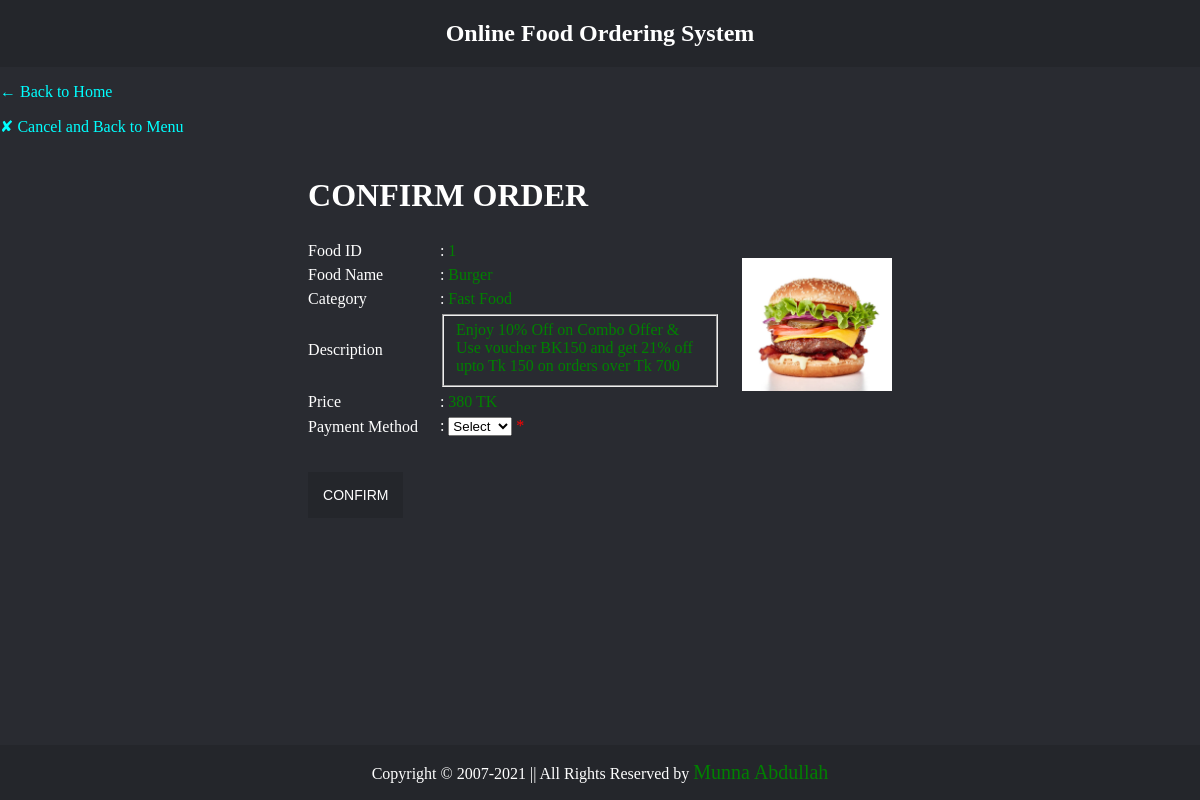
The app's page /view/create-order.php?food_id=1 (signed in) with its own data.
### tables this page shows
CREATE TABLE `foodlist` (
  `id` int(11) NOT NULL,
  `foodname` varchar(30) NOT NULL,
  `category` varchar(30) NOT NULL,
  `description` varchar(250) NOT NULL,
  `price` varchar(30) NOT NULL,
  `image` varchar(250) NOT NULL
);

### control/create-orderControl.php (called while the page is built, shortened)
<?php
 require_once '../model/model.php';
		$id= $_GET['food_id'];
		$connection = new db();
		$conn=$connection->OpenCon();
		$Query=$connection->viewFoodProfile($conn,"foodlist",$id);
		if($Query->num_rows > 0)
		{
			while($row=$Query->fetch_assoc())
			{
				$foodname = $row['foodname'];
				$category = $row['category'];
				$description = $row['description'];
				$price = $row['price'];
				$image = $row['image'];
			}
		}
?>

### model/model.php (called while the page is built, shortened)
<?php
class db
{
	function viewFoodProfile($conn,$table,$food_id)
	{
		$stmt = $conn -> query("SELECT id, foodname, category, description, price, image FROM ". $table." WHERE id='". $food_id."'");
		return $stmt;
	}
}
?>

### view/create-order.php (the view, shortened to what this page needs)
<?php
	include('../control/create-orderControl.php');
?>
<!DOCTYPE html>
<html>
<head>
	<link rel="stylesheet" href="../css/style.css?v=<?php echo time(); ?>">
</head>
<body>
	<div class="header"><h2>Online Food Ordering System</h2></strong></div>
	<p><a href="../view/home-page.php" class="link-hvr">← Back to Home</a><p>
	<p><a href="../view/view-menu-for-order.php" class="link-hvr">✘ Cancel and Back to Menu</a><p>
	<form action="" method="POST">
		<table align="center">
			<tr>
				<td colspan="2"><h1>CONFIRM ORDER</h1></td>
			</tr>
			<tr>
				<td><label>Food ID </label></td>
				<td>: <span class="green f20"><?php echo $id ?></span>
				<input type="hidden" name="food_id" value="<?php echo $id ?>"> </td>
				<td rowspan="5"><img src="../resources/food_img/<?php echo $image ?>" alt="Food" width="150px"></td>
			</tr>
			<tr>
				<td><label>Food Name </label></td>
				<td>: <span class="green f20"> <?php echo $foodname ?></span>
					  <input type="hidden" name="foodname" id="foodname" value="<?php echo $foodname ?>"></td>
			</tr>
			<tr>
				<td><label>Category </label></td>
				<td>: <span class="green f20"> <?php echo $category ?></span>
				 <input type="hidden" name="category" id="category" value="<?php echo $category ?>"></td>
			</tr>
			<tr>
				<td><label>Description </label></td>
				<td style="width: 300px"><fieldset><span class="green f20"> <?php echo $description ?></span></fieldset>
				<input type="hidden" name="description" id="description" value="<?php echo $description ?>"></td>
			</tr>
			<tr>
				<td><label>Price </label></td>
				<td>: <span class="green f20"> <?php echo $price ." TK"?></span>
				</td>
			</tr>
			<tr>
				<td><label>Payment Method</label></td>
				<td>: <select name="payment_method" id="payment_method" onchange="peymentGetway()">
					<option value="">Select</option>
				</select>
				<span id="payment_methodErr" class="red">*</span></td>
			</tr>
			<tr>
				<td><span id="getwayLoad"></span></td>
				<td><span id="numberBoxLoad"></span></td>
			</tr>
			<tr><td><br></td></tr>
			<tr>
				<td><input type="submit" name="confirm" value="CONFIRM" class="btn"></td>
				<td>
				</td>
			</tr>
		</table>
	</form>
	<br><br><br><br><br><br>
 	<?php include 'footer.php' ; ?>
</body>
</html>

### css/style.css (style rules this page uses)
* { box-sizing: border-box; }
body { margin: 0; padding:0; background-color: #292b31; color: white; }
a { color: cyan; text-decoration: none; }
td { padding: 2px 10px; }
.btn { text-transform: uppercase; outline: 0; background: #24262B; width: fit-content; border: 0; padding: 15px; color: #FFFFFF; font-size: 14px; -webkit-transition: all 0.5 ease; transition: all 0.5 ease; cursor: pointer; }
.green { color: green; }
.red { color: red; }
.header { overflow: hidden; background-color: #24262B; text-align: center; }

### records on screen
foodlist: image (picture), foodname "Burger", category "Fast Food", description "Enjoy 10% Off on Combo Offer & Use voucher BK150 and get 21% off upto Tk 150 on orders over Tk 700", price "380"

### other values on screen
$id "1"
